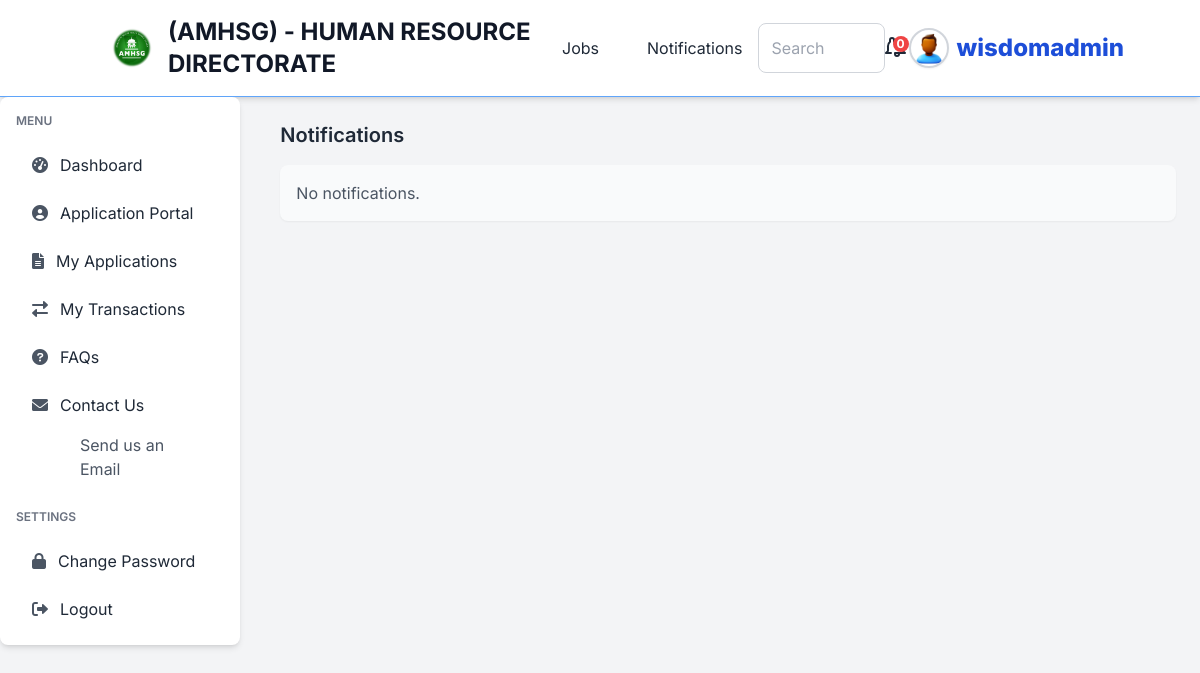
The page /notifications/ (signed in) on the database as committed earlier.
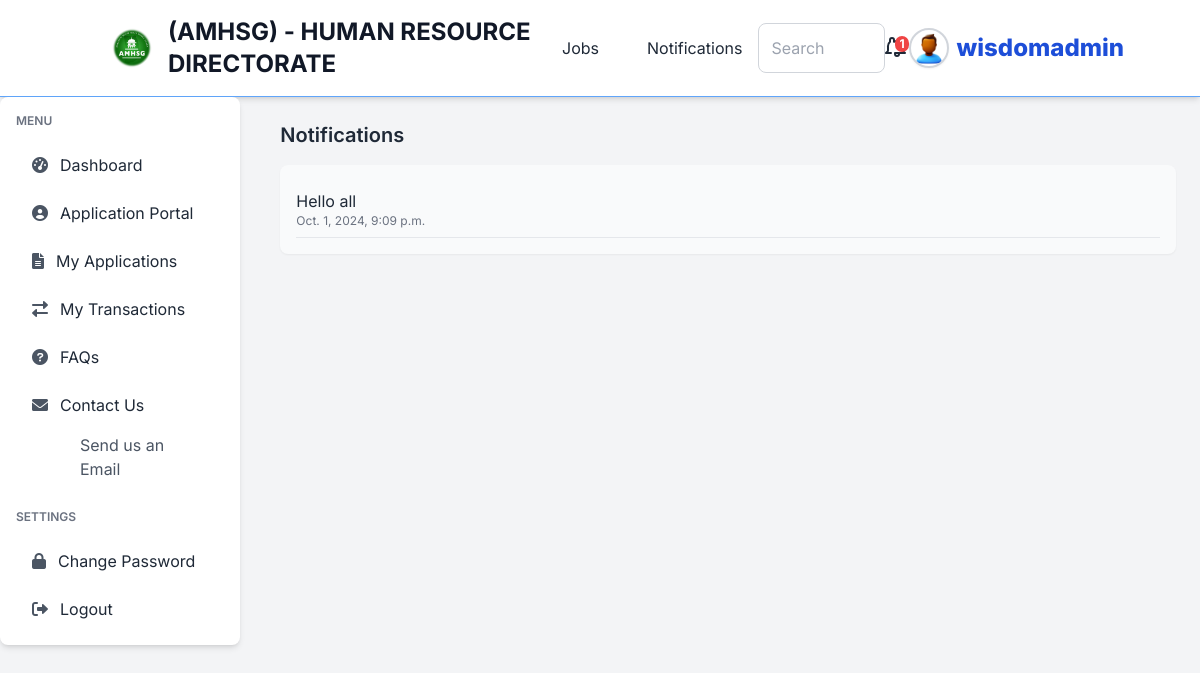
The same page on the database as committed later.
### notifications/models.py (models this page shows, shortened)
class Notification(models.Model):
    message = models.CharField(max_length=255)
    date = models.DateTimeField(auto_now_add=True)

### notifications/views.py (the view)
# urls.py: path('notifications/', views.notification_list, name='notification-list'),
@login_required(login_url="my-login")
def notification_list(request):
    notifications = Notification.objects.all().order_by('-date')
    context = {
        'notifications': notifications,
    }
    return render(request, 'notifications/index.html', context)

### templates/notifications/index.html
{% extends 'authentication/dash-base.html' %} {% block content %}
<section>
  <h2 class="text-xl font-semibold text-gray-800 mb-4">Notifications</h2>
  <div class="bg-gray-50 p-4 rounded-lg shadow-sm">
    <ul>
      {% for notification in notifications %}
      <li class="border-b border-gray-200 py-2">
        <p class="text-gray-800">{{ notification.message }}</p>
        <p class="text-gray-500 text-xs">{{ notification.date }}</p>
      </li>
      {% empty %}
      <li class="text-gray-600">No notifications.</li>
      {% endfor %}
    </ul>
  </div>
</section>
{% endblock %}

### templates/authentication/dash-base.html (shortened to what the changed rows need)
{% load static tailwind_tags %}
<!DOCTYPE html>
<html lang="en">
  <head>
    <link
      href="https://cdn.jsdelivr.net/npm/tailwindcss@2.2.19/dist/tailwind.min.css"
      rel="stylesheet"
    />
    <link
      rel="stylesheet"
      href="https://cdnjs.cloudflare.com/ajax/libs/font-awesome/6.0.0-beta3/css/all.min.css"
    />
    <link rel="stylesheet" href="https://cdn.jsdelivr.net/npm/flatpickr/dist/flatpickr.min.css">
    <link href="{% static 'css/styles.css' %}" rel="stylesheet">
    <link href="https://cdn.jsdelivr.net/npm/tailwindcss@2.2.19/dist/tailwind.min.css" rel="stylesheet">
    <link href="https://cdnjs.cloudflare.com/ajax/libs/select2/4.0.13/css/select2.min.css" rel="stylesheet" />
    <script src="https://cdn.tailwindcss.com"></script>
  </head>
<body class="bg-gray-100">
<header class="bg-white dark:bg-gray-800 shadow-md border-b border-blue-400 transition-colors duration-300">
  <div class="container mx-auto flex items-center justify-between py-4 px-6">
    <div class="relative">
      <button id="notificationButton" class="relative flex items-center text-gray-800 dark:text-gray-200 hover:text-blue-600">
        <span class="absolute top-0 right-0 bg-red-500 text-white text-xs font-bold rounded-full px-1">{{ notifications.count }}</span>
      </button>
    </div>
  </div>
</header>
    <div class="flex flex-col md:flex-row md:space-x-4">
<aside
  id="sidebar"
  class="w-full md:w-1/4 bg-white shadow-md rounded-lg p-4 mb-4 md:mb-0 hidden md:block transition-transform duration-300"
>
  <nav class="space-y-6">
    <div>
      <h2 class="text-xs font-semibold text-gray-500 uppercase mb-4">Menu</h2>
    </div>
    <div>
      <h2 class="text-xs font-semibold text-gray-500 uppercase mb-4">Settings</h2>
    </div>
  </nav>
</aside>
    <main class="container mx-auto p-6">
      {% block content %}{% endblock %}
    </main>
  </body>
</html>

Rows that differ between the two databases and show on the page:
added Notification: message "Hello all", date "Oct. 1, 2024, 9:09 p.m."
Other text that changed with them:
{{ notifications.count }}: "0" → "1"
text no longer shown: "No notifications."
